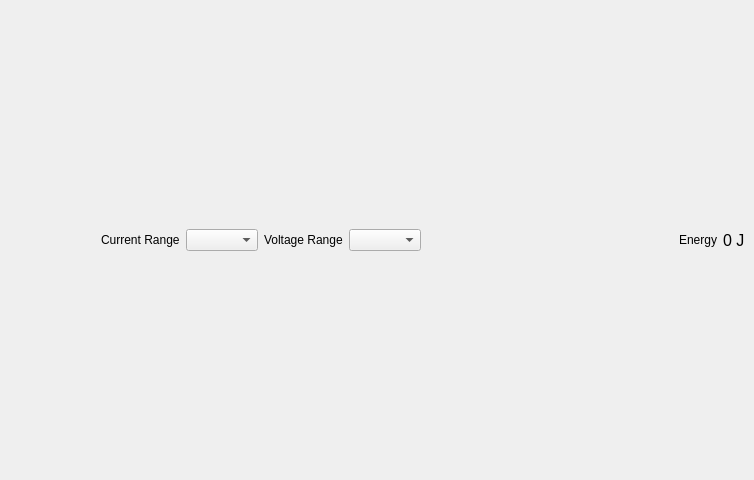
<?xml version="1.0" encoding="UTF-8"?>
<ui version="4.0">
 <class>ControlDockWidget</class>
 <widget class="QDockWidget" name="ControlDockWidget">
  <property name="geometry">
   <rect>
    <x>0</x>
    <y>0</y>
    <width>754</width>
    <height>480</height>
   </rect>
  </property>
  <property name="windowTitle">
   <string>Control</string>
  </property>
  <widget class="QWidget" name="dockWidgetContents">
   <layout class="QHBoxLayout" name="horizontalLayout">
    <item>
     <widget class="QPushButton" name="playButton">
      <property name="text">
       <string/>
      </property>
      <property name="icon">
       <iconset resource="joulescope.qrc">
        <normaloff>:/joulescope/resources/play.png</normaloff>:/joulescope/resources/play.png</iconset>
      </property>
      <property name="checkable">
       <bool>true</bool>
      </property>
      <property name="flat">
       <bool>true</bool>
      </property>
     </widget>
    </item>
    <item>
     <widget class="QPushButton" name="recordButton">
      <property name="enabled">
       <bool>true</bool>
      </property>
      <property name="text">
       <string/>
      </property>
      <property name="icon">
       <iconset resource="joulescope.qrc">
        <normaloff>:/joulescope/resources/record.png</normaloff>:/joulescope/resources/record.png</iconset>
      </property>
      <property name="checkable">
       <bool>true</bool>
      </property>
      <property name="flat">
       <bool>true</bool>
      </property>
     </widget>
    </item>
    <item>
     <widget class="QLabel" name="iRangeLabel">
      <property name="text">
       <string>Current Range</string>
      </property>
     </widget>
    </item>
    <item>
     <widget class="QComboBox" name="iRangeComboBox"/>
    </item>
    <item>
     <widget class="QLabel" name="vRangeLabel">
      <property name="text">
       <string>Voltage Range</string>
      </property>
     </widget>
    </item>
    <item>
     <widget class="QComboBox" name="vRangeComboBox"/>
    </item>
    <item>
     <spacer name="horizontalSpacer">
      <property name="orientation">
       <enum>Qt::Horizontal</enum>
      </property>
      <property name="sizeHint" stdset="0">
       <size>
        <width>40</width>
        <height>20</height>
       </size>
      </property>
     </spacer>
    </item>
    <item>
     <widget class="QLabel" name="energyNameLabel">
      <property name="text">
       <string>Energy</string>
      </property>
     </widget>
    </item>
    <item>
     <widget class="QLabel" name="energyValueLabel">
      <property name="font">
       <font>
        <pointsize>12</pointsize>
       </font>
      </property>
      <property name="text">
       <string>0 J</string>
      </property>
     </widget>
    </item>
   </layout>
  </widget>
 </widget>
 <resources>
  <include location="joulescope.qrc"/>
 </resources>
 <connections/>
</ui>
